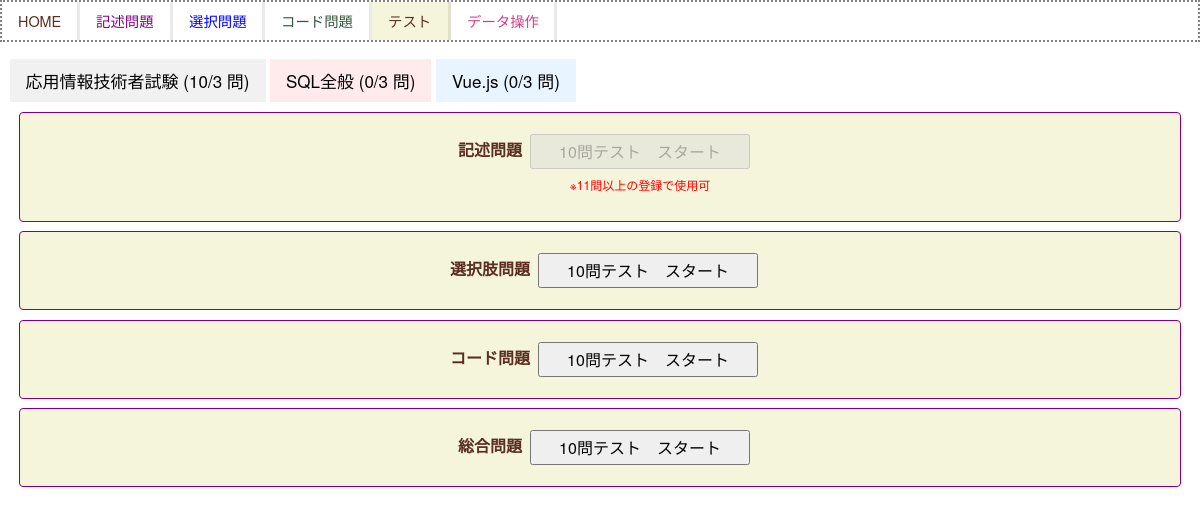
Page /test/ on the committed database.
### sqlapp/models.py (models this page shows, shortened)
class Category(models.Model):
    name = models.CharField(max_length=100)

### sqlapp/views.py (the view)
# urls.py: path('test/', views.testQuestionView, name='test-question'),
def testQuestionView(request):
    test10within10 = Practice.objects.all().count()
    test10within10Choice = PracticeChoice.objects.all().count()
    test10within10Codepractice = Codepractice.objects.all().count()
    if (request.method == 'POST'):
        form = FindForm(request.POST)
        find1 = request.POST.get('find1')
        find2 = request.POST.get('find2')
        answers = request.POST.get('answers')
        if request.POST.get('namePython3test'):
            testCategory = '【テスト対策】Python3　基礎 10問'
        elif request.POST.get('namePython3DBtest'):
            testCategory = '【テスト対策】Python3　データ分析 10問'
    else:
        form = FindForm()
        data = Practice.objects.all().order_by('pk').reverse()
        testCategory = ""
    categories_data = get_categories_data()
    categories = Category.objects.all()
    params = {
            'title': '',
            'form': form,
            'testCategory': testCategory,
            'test10within10': test10within10,
            'test10within10Choice': test10within10Choice,
            'test10within10Codepractice': test10within10Codepractice,
            'categories_data': categories_data,
            'categories': categories
    }
    return render(request, 'sqlapp/question_test.html', params)

### sqlapp/forms.py
class FindForm(forms.Form):
        find1 = forms.CharField(label='問題', widget=forms.TextInput(attrs={'class':'form-control1'}),max_length=30, required=False)
        find2 = forms.CharField(label='答え', widget=forms.TextInput(attrs={'class':'form-control2'}),max_length=30,required=False)
        find3 = forms.CharField(label='書籍・HP', widget=forms.TextInput(attrs={'class':'form-control3'}),max_length=30,required=False)

### sqlapp/templates/sqlapp/question_test.html (shortened to what this page needs)
{% extends 'baseTest.html' %}
{% block content %}
{% include 'sqlapp/components/tab_content.html' %}
    <div class="p-4 m-4 bg-light border border-success rounded">
        <form action="{% url 'test-question10' %}" method="post" enctype="multipart/form-data" class="testStartButton">
            <div class="testFlex">
                <div class="testLeft">
                    <p>記述問題</p>
                </div>
                <div class="testRight">
                    {% if test10within10 >= 11 %}
                    <input class="yuruFont btnTestStart" type="submit" id="button" name="button" value="10問テスト　スタート">
                    {% else %}
                    <input class="yuruFont btnTestStart" type="submit" value="10問テスト　スタート" disabled>
                    <p class="over11">※11問以上の登録で使用可</p>
                    {% endif %}
                </div>
            </div>
        </form>
    </div>
    <div class="p-4 m-4 bg-light border border-success rounded">
        <form action="" method="post" enctype="multipart/form-data" class="testStartButton">
            <div class="testFlex">
                <div class="testLeft">
                    <p>選択肢問題</p>
                </div>
                <div class="testRight">
                    {% if test10within10Choice >= 11 %}
                    <input class="yuruFont btnTestStart" type="submit" id="button" name="button" value="10問テスト　スタート">
                    {% else %}
                    <input class="yuruFont btnTestStart" type="submit" value="10問テスト　スタート" disabled>
                    <p class="over11">※11問以上の登録で使用可</p>
                    {% endif %}
                </div>
            </div>
        </form>
    </div>
    <div class="p-4 m-4 bg-light border border-success rounded">
        <form action="{% url 'test-codepractice10' %}" method="post" enctype="multipart/form-data" class="testStartButton">
            <div class="testFlex">
                <div class="testLeft">
                    <p>コード問題</p>
                </div>
                <div class="testRight">
                    <input class="yuruFont btnTestStart" type="submit" id="button" name="button" value="10問テスト　スタート">
                </div>
            </div>
        </form>
    </div>
    <div class="p-4 m-4 bg-light border border-success rounded">
        <form action="" method="post" enctype="multipart/form-data" class="testStartButton">
            <div class="testFlex">
                <div class="testLeft">
                    <p>総合問題</p>
                </div>
                <div class="testRight">
                    {% if test10within10Choice >= 11 %}
                    <input class="yuruFont btnTestStart" type="submit" id="button" name="button" value="10問テスト　スタート">
                    {% else %}
                    <input class="yuruFont btnTestStart" type="submit" value="10問テスト　スタート" disabled>
                    <p class="over11">※11問以上の登録で使用可</p>
                    {% endif %}
                </div>
            </div>
        </form>
    </div>
{% load static %}
{% endblock content %}

### sqlapp/templates/sqlapp/components/tab_content.html (shortened to what this page needs)
<div class="tab">
    {% for item in categories_data %}
    <button class="tablinks tab{{ forloop.counter }}" onclick="openTab(event, 'Tab{{ item.category.id }}')">
        {{ item.category.name }} ({{ item.today_count }}/{{ item.target_count }} 問)
    </button>
    {% endfor %}
</div>

### sqlapp/static/sqlapp/css/style.css (style rules this page uses)
body { font-family: 'Hannotate SC','HanziPen SC','Avenir','Helvetica Neue','Helvetica','Arial','Hiragino Sans','ヒラギノ角ゴシック',YuGothic,'Yu Gothic','メイリオ', Meiryo,'ＭＳ Ｐゴシック','MS PGothic' !important; }
body { background-color:rgba(249, 235, 235, 0.8); background-color: white ; background-blend-mode: lighten; }
.bg-light { --bs-bg-opacity: 0 !important; }
.m-4 { margin: 0.6rem !important; }
form p { margin: 0.5rem !important; }
body, html, main { height: 100%; margin: auto 0; font-family: 'Hannotate SC','HanziPen SC','Avenir','Helvetica Neue','Helvetica','Arial','Hiragino Sans','ヒラギノ角ゴシック',YuGothic,'Yu Gothic','メイリオ', Meiryo,'ＭＳ Ｐゴシック','MS PGothic'; }
.testStartButton { padding: 1%; text-align:center; }
.p-4 { line-height: 15px !important; }
.over11 { color: red; font-size: 12px; }
.btnTestStart { width: 220px; height: 35px; }
.border-success { border-color: rgba(100, 100, 100, 1) !important; }
.testFlex { display: flex; justify-content: center; }
.testLeft { font-weight: bold; }
.tab button { background-color: inherit; border: none; outline: none; cursor: pointer; padding: 14px 16px; transition: 0.3s; font-size: 17px; display: inline-block; }
.tab button.tab1 { background-color: #f1f1f1; }
.tab button.tab2 { background-color: #ffebeb; }
.tab button.tab3 { background-color: #e8f4ff; }

### sqlapp/static/sqlapp/css/styleTest.css (style rules this page uses)
body { font-family: 'Hannotate SC','HanziPen SC','Avenir','Helvetica Neue','Helvetica','Arial','Hiragino Sans','ヒラギノ角ゴシック',YuGothic,'Yu Gothic','メイリオ', Meiryo,'ＭＳ Ｐゴシック','MS PGothic' !important; }
body { background-color:rgba(249, 235, 235, 0.8); background-color: white ; background-blend-mode: lighten; }
.bg-light { --bs-bg-opacity: 0 !important; }
.p-4 { padding: 0.6rem !important; }
.m-4 { margin: 0.6rem !important; }
.m-4 { background-color: beige !important; color: #5B2E21; border-style:solid !important; border-color: purple !important; }
form p { margin: 0.5rem !important; }
body, html, main { height: 100%; margin: auto 0; font-family: 'Hannotate SC','HanziPen SC','Avenir','Helvetica Neue','Helvetica','Arial','Hiragino Sans','ヒラギノ角ゴシック',YuGothic,'Yu Gothic','メイリオ', Meiryo,'ＭＳ Ｐゴシック','MS PGothic'; }
.testStartButton { padding: 1%; text-align:center; }

### rows in the picture
Category: category.name "応用情報技術者試験", today_count "10", target_count "3"
Category: category.name "SQL全般", today_count "0", target_count "3"
Category: category.name "Vue.js", today_count "0", target_count "3"
